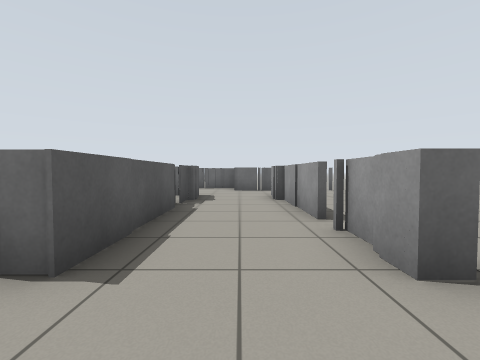
[1] (above)

16 first-person views from a walk through a Gazebo world. The camera is 0.83 m above the floor, tilts 2° down and sees 90° across. Floor lines are 1 m apart. The floor is counted in squares, 1 m on a side. Each view is taken from the middle of a square. On the plan, view 1 faces up. The plan holds only what a view shows up to about 9 squares ahead; the rest is blank.

[2]
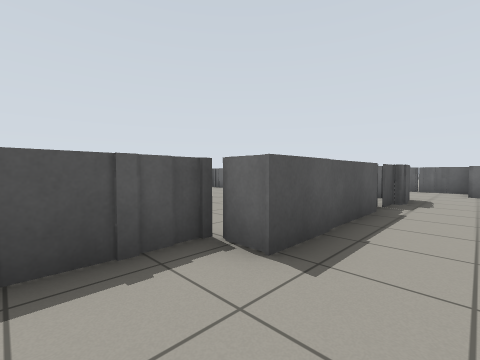

[3]
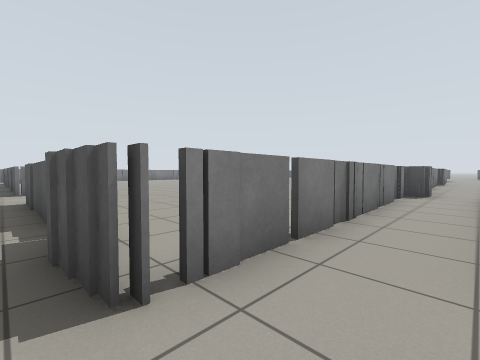

[4]
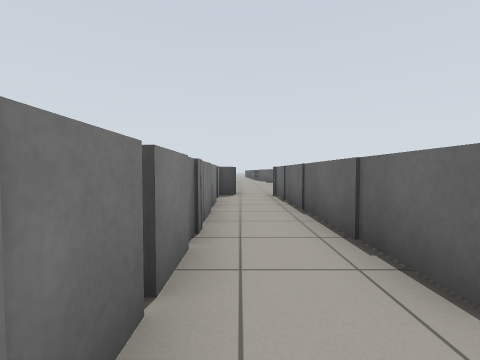

[5]
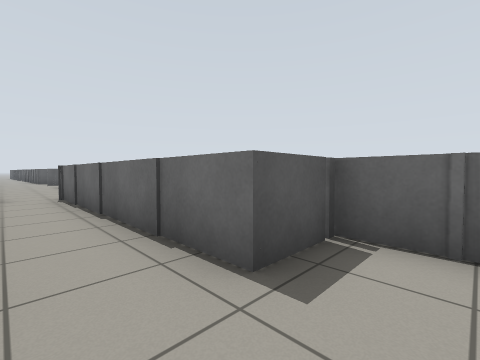

[6]
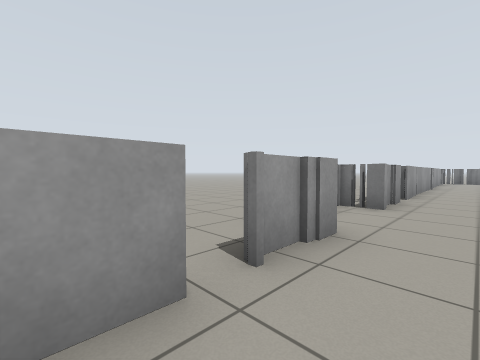

[7]
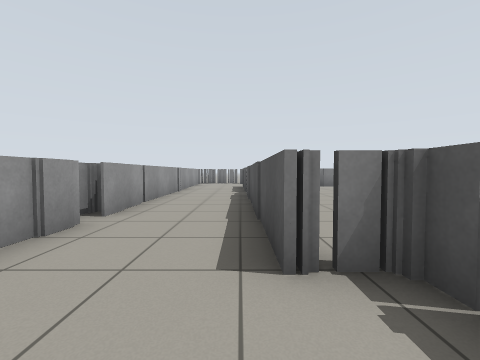

[8]
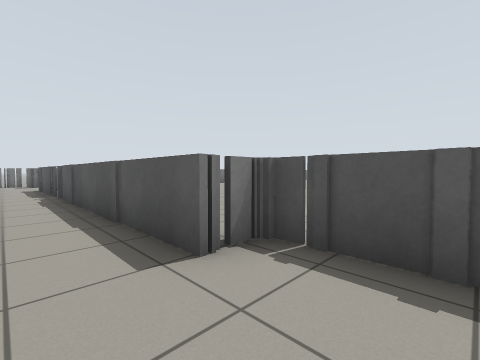

[9]
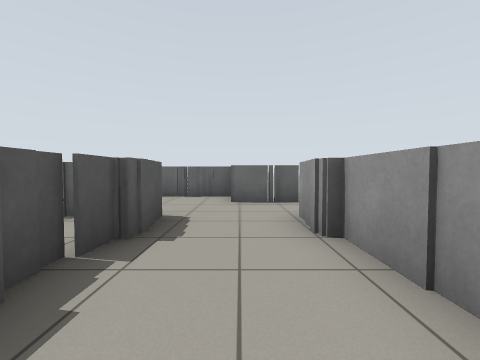

[10]
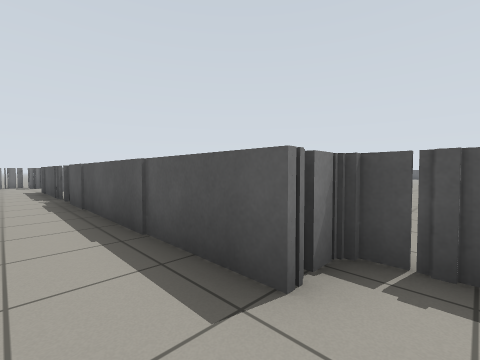

[11]
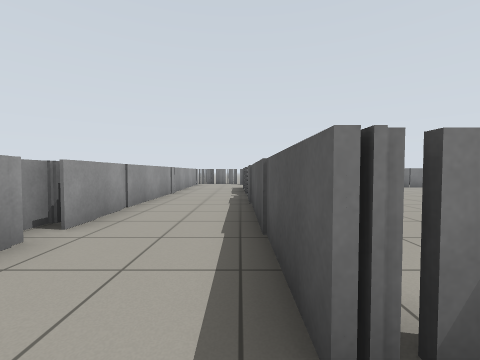

[12]
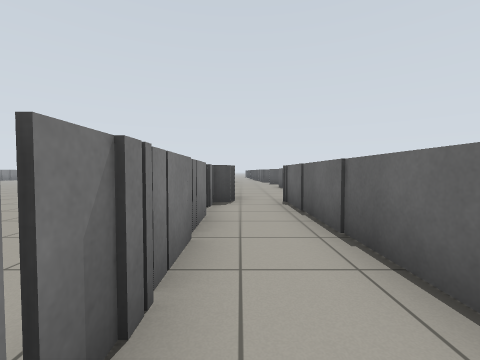

[13]
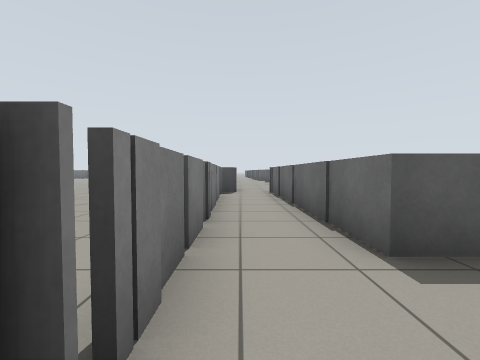

[14]
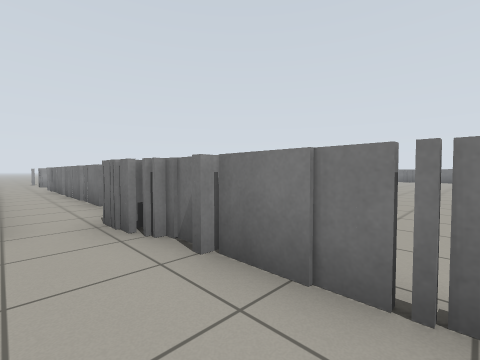

[15]
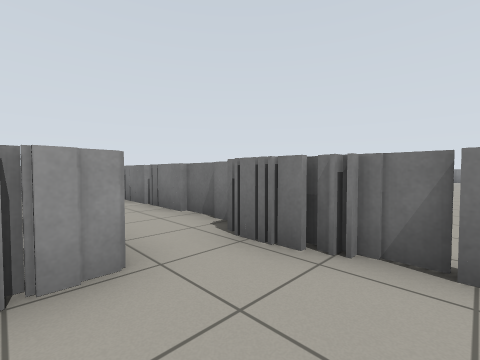

[16]
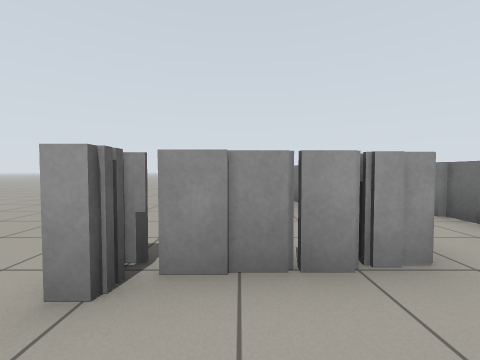

### Floor plan
Points are (right, up) in squares from view 1. A wall is a line through its corners. A room is listed if a view was taken in it or the views show most of it. See-through windows are left out.
Room 1 (views 1, 2, 3, 4, 5, 6, 7, 8, 9, 10, 11, 12, 13)
walls: (1.5, 2.6) (1.5, 3.5); (-1.3, 5.6) (-1.3, 1.8) (-2.4, 1.8) (-2.4, -0.9) (-1.3, -0.9) (-1.3, -6.6); (1.4, 4.1) (1.4, 7); (1.4, 1.8) (1.4, 3.5); (-1.6, 7) (-1.6, 5.6); (1.1, 7) (1.1, 8.5); (1.4, -1.4) (1.4, -0.9); (-1.3, 8.5) (-1.3, 6.9); (1.4, -2.6) (1.4, -2); (1.5, -2.9) (1.5, -1.5); (2, -3.8) (2, -3.2); (1.4, -4.2) (1.4, -3.4); (-7, 8.4) (-1.9, 8.4); (1.5, -5.5) (1.5, -3.8); (-0.2, 12) (-3.3, 12) (-3.3, 10.4) (-10.6, 10.4); (-8.6, 8.4) (-7.1, 8.4); (-9.6, 8.2) (-8.5, 8.2); (-10.1, 8.4) (-9.6, 8.4); (-10.5, 8.8) (-10.5, 8.1)
ways out: opening at (0.5, -6.5) to room 2; opening at (1, 9.5) to room 2; gap at (-11, 9) to room 2; gap at (1, 4) to room 2; gap at (-10, 8); gap at (-7, 8); gap at (-5, 8)
Room 2 (views 14, 15, 16)
walls: (-15.1, 8.4) (-12, 8.4); (-12.2, 8.7) (-11.8, 8.7); (-11.5, 8.4) (-11.5, 8.8); (-10.9, 10.1) (-10.9, 12.1); (-11.1, 12) (-11.1, 12.8); (-6.8, 10.4) (-6.1, 10.4); (1.6, 10.4) (-0.2, 10.4); (-1.3, -6.6) (-1.3, -9.1); (-1.3, -9.4) (-1.3, -11.6); (1.5, -9) (1.5, -5.5)
ways out: opening at (0.5, -6.5) to room 1; opening at (1, 9.5) to room 1; gap at (-11, 9) to room 1; gap at (1, 4) to room 1

Positions as (right, up) in squares from view 1, and headings:
1: (0, 0), facing up
2: (0, 0), facing up-left
3: (-1, 10), facing down-left
4: (-2, 9), facing left
5: (-2, 9), facing up-left
6: (0, 5), facing down-right
7: (-1, 1), facing down
8: (0, 1), facing down-left
9: (0, 4), facing up
10: (0, 0), facing down-left
11: (-1, 0), facing down
12: (-4, 9), facing left
13: (-1, 9), facing left
14: (-15, 10), facing down-right
15: (-13, 11), facing down-right
16: (-13, 12), facing right
